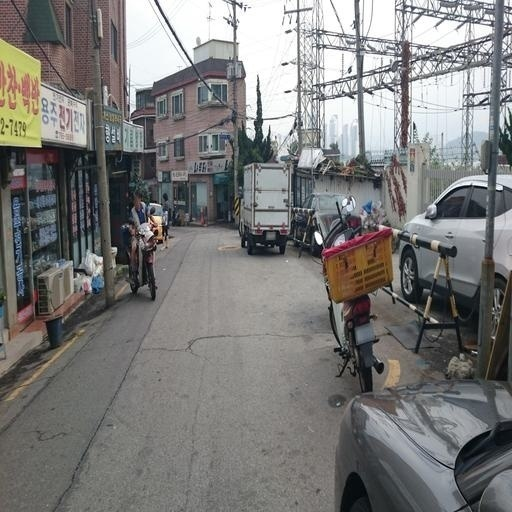
#> input picture images/_1Gn_xkw7sa_i9GU4mkxxQ.jpg, 512 x 512 px, found by its file name
$ python canny_image.py
#> lines starting #> are read from the running program, lines starting #| are printed output that depends on the picture
import cv2
import matplotlib.pyplot as plt

# 1. 이미지 읽기 및 리사이징
image = cv2.imread('images/_1Gn_xkw7sa_i9GU4mkxxQ.jpg')  # 이미지 경로
#> image is the input picture: shape (512, 512, 3); mean B, G, R 121.5, 122.8, 123.1
image = cv2.resize(image, (512, 512))  # 512x512로 리사이징
cv2.imwrite('images/_1Gn_xkw7sa_i9GU4mkxxQ.jpg', image)

# 2. 그레이스케일 + Gaussian Blur
gray = cv2.cvtColor(image, cv2.COLOR_BGR2GRAY)
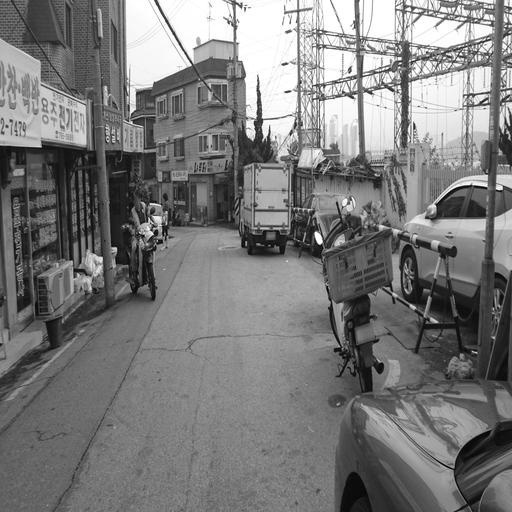
#> gray: shape (512, 512); min 0, max 255, mean 122.7
blurred = cv2.GaussianBlur(gray, (5, 5), 0)  # 블러로 디테일 감소
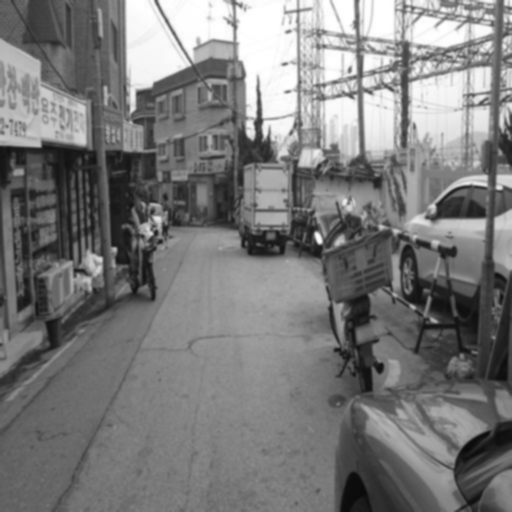
#> blurred: shape (512, 512); min 9, max 255, mean 122.7

# 3. Canny Edge Detection (엣지 간소화)
# ▶ threshold를 높여서 복잡한 엣지 제거
edges = cv2.Canny(blurred, threshold1=100, threshold2=200)
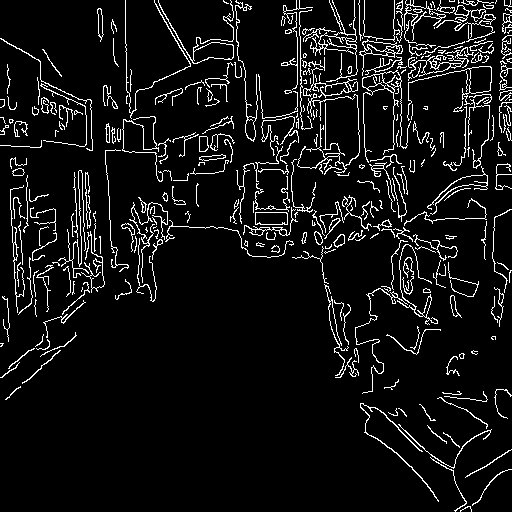
#> edges: shape (512, 512); 7.4% white in thin lines or dots

# 4. 결과 저장
cv2.imwrite('images/_1Gn_xkw7sa_i9GU4mkxxQ_canny__.jpg', edges)

# 5. 출력
plt.figure(figsize=(10, 5))

plt.subplot(1, 2, 1)
plt.title('Original (Resized)')
plt.imshow(cv2.cvtColor(image, cv2.COLOR_BGR2RGB))
plt.axis('off')

plt.subplot(1, 2, 2)
plt.title('Simplified Canny Edges')
plt.imshow(edges, cmap='gray')
plt.axis('off')

plt.tight_layout()
plt.show()
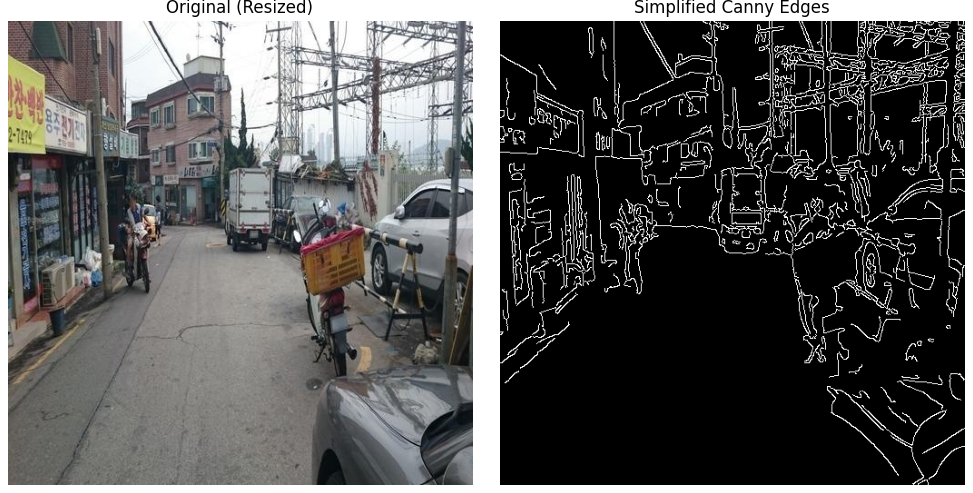
#> figure drawn by matplotlib, 2 panels

$ run again, with images/1.jpg copied over images/_1Gn_xkw7sa_i9GU4mkxxQ.jpg
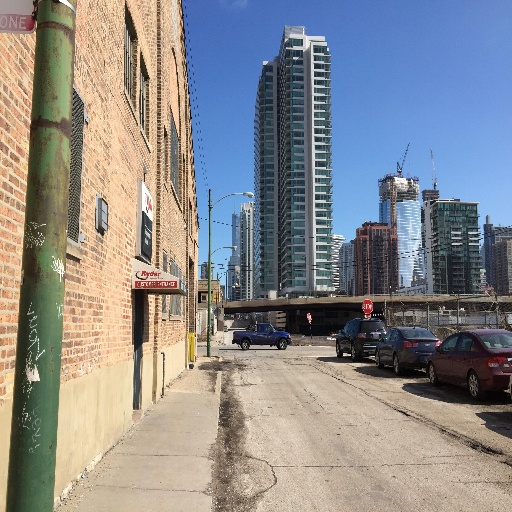
#> input picture images/1.jpg, 512 x 512 px, found by its file name
#> image is the input picture: shape (512, 512, 3); mean B, G, R 139.5, 138.2, 138.4
#> `edges = cv2.Canny(blurred, threshold1=100, threshold2=200)`:
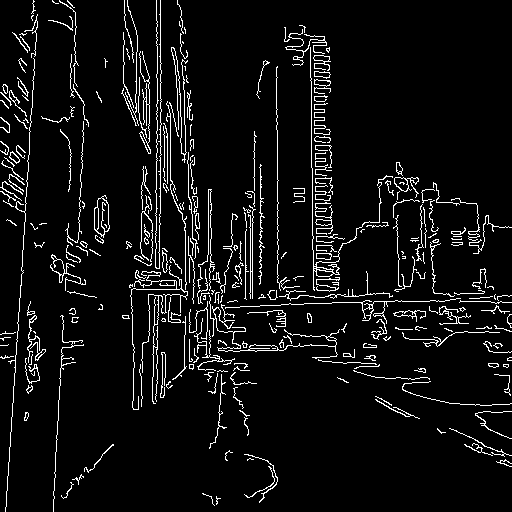
#> edges: shape (512, 512); 6.4% white in thin lines or dots
#> `plt.show()`:
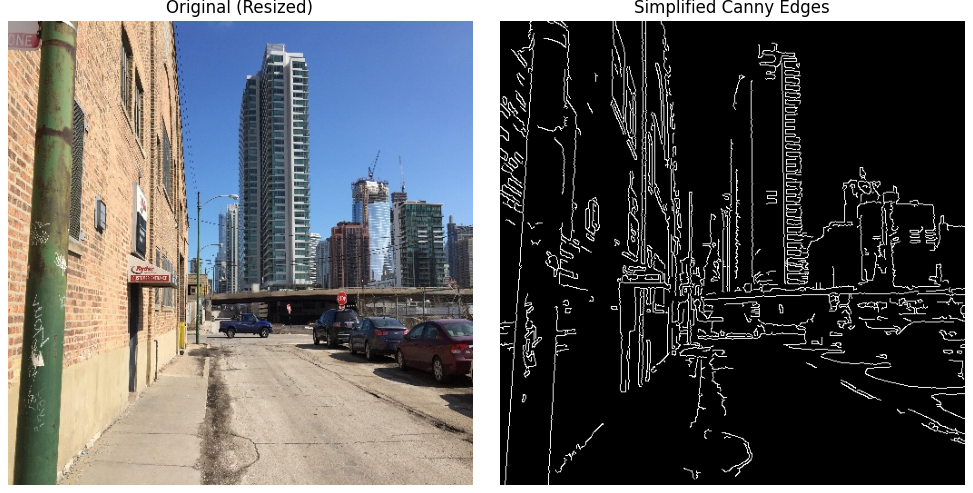
#> figure drawn by matplotlib, 2 panels

$ run again, with images/2.jpg copied over images/_1Gn_xkw7sa_i9GU4mkxxQ.jpg
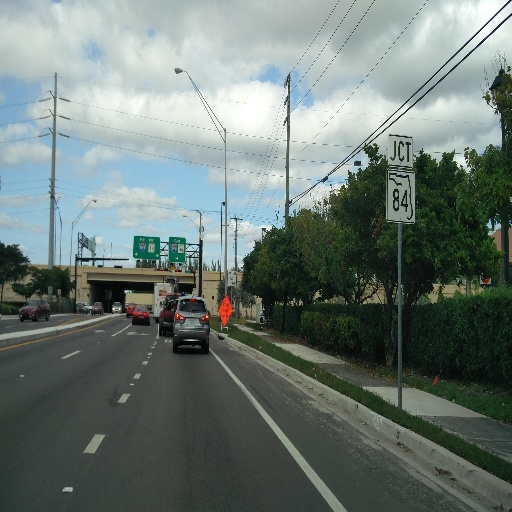
#> input picture images/2.jpg, 512 x 512 px, found by its file name
#> image is the input picture: shape (512, 512, 3); mean B, G, R 116.4, 121.1, 108.8
#> `edges = cv2.Canny(blurred, threshold1=100, threshold2=200)`:
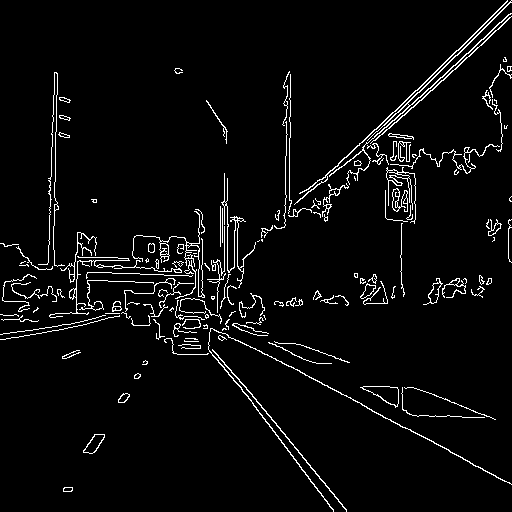
#> edges: shape (512, 512); 4.1% white in thin lines or dots
#> `plt.show()`:
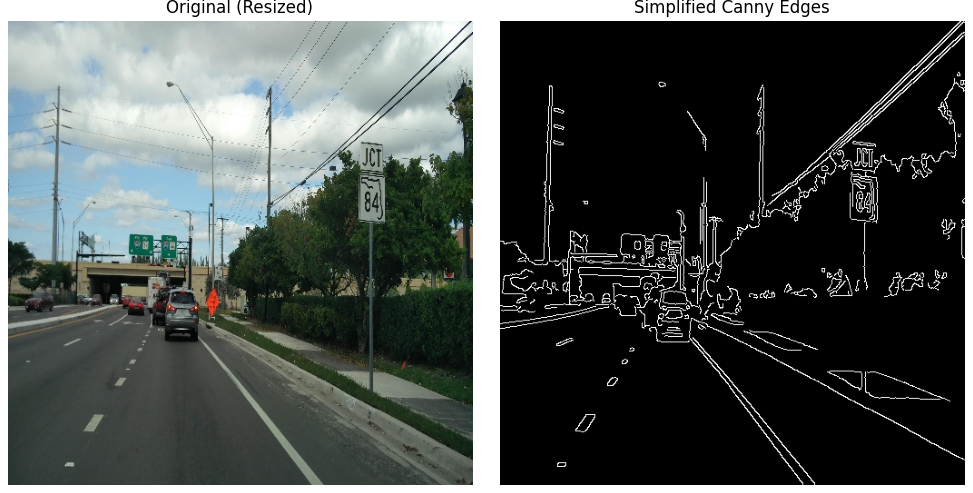
#> figure drawn by matplotlib, 2 panels

$ run again, with images/3.jpg copied over images/_1Gn_xkw7sa_i9GU4mkxxQ.jpg
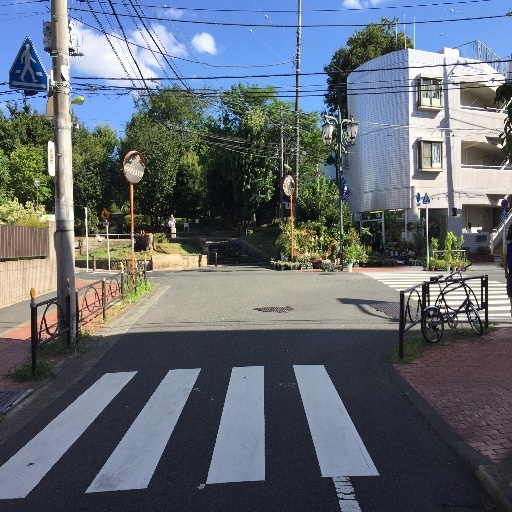
#> input picture images/3.jpg, 512 x 512 px, found by its file name
#> image is the input picture: shape (512, 512, 3); mean B, G, R 115.1, 106.2, 99.1
#> `edges = cv2.Canny(blurred, threshold1=100, threshold2=200)`:
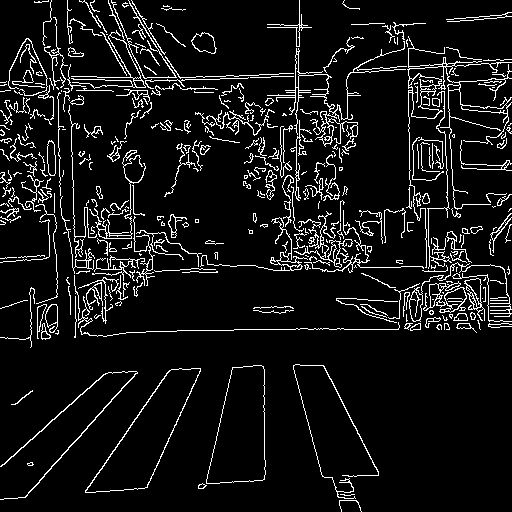
#> edges: shape (512, 512); 8.2% white in thin lines or dots
#> `plt.show()`:
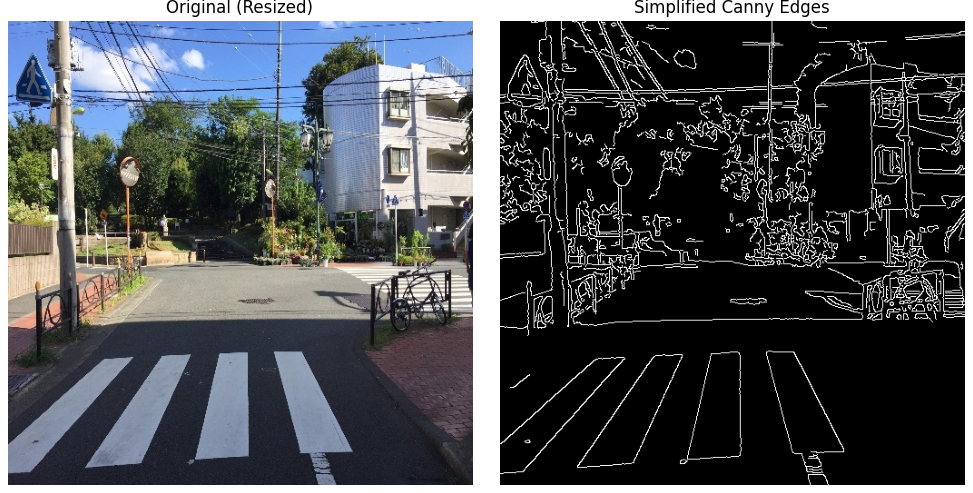
#> figure drawn by matplotlib, 2 panels
